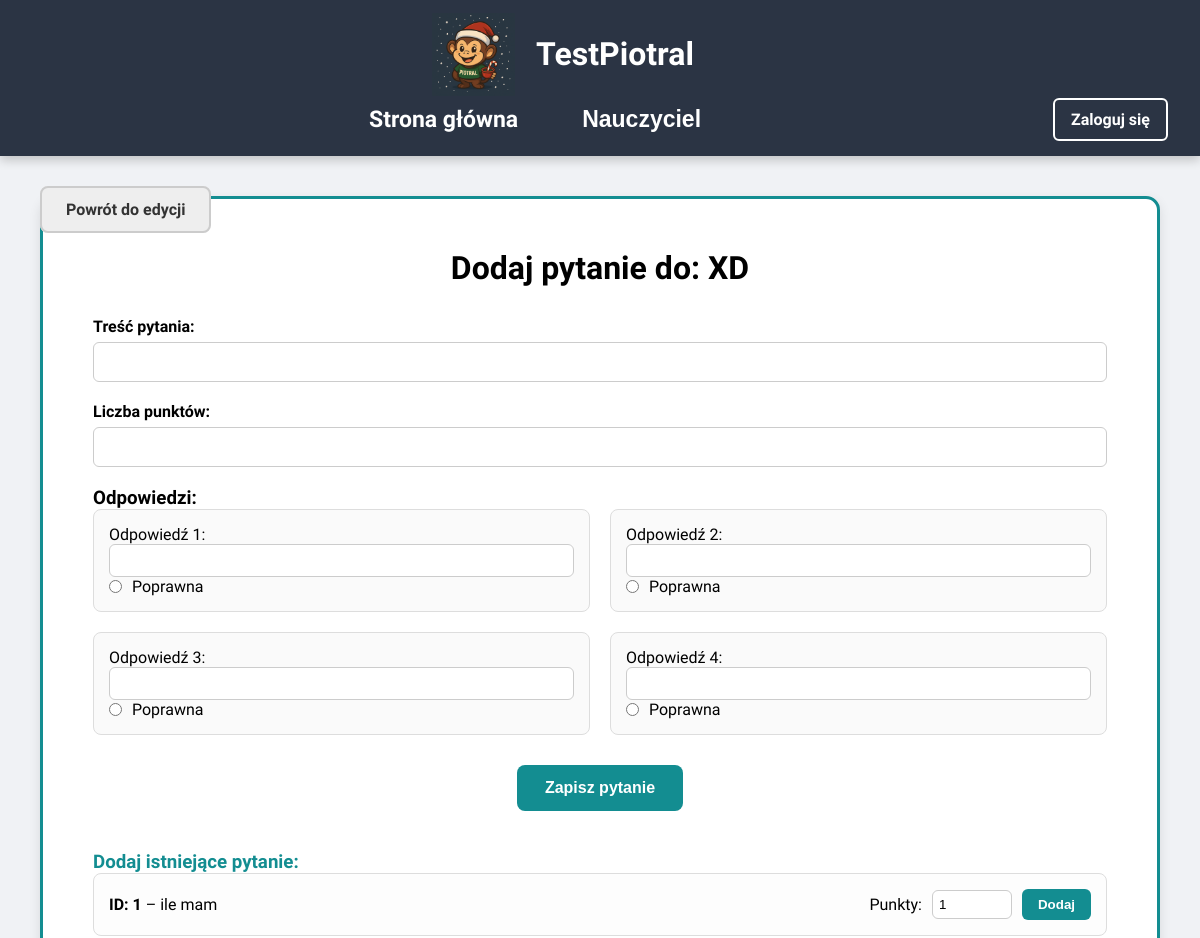
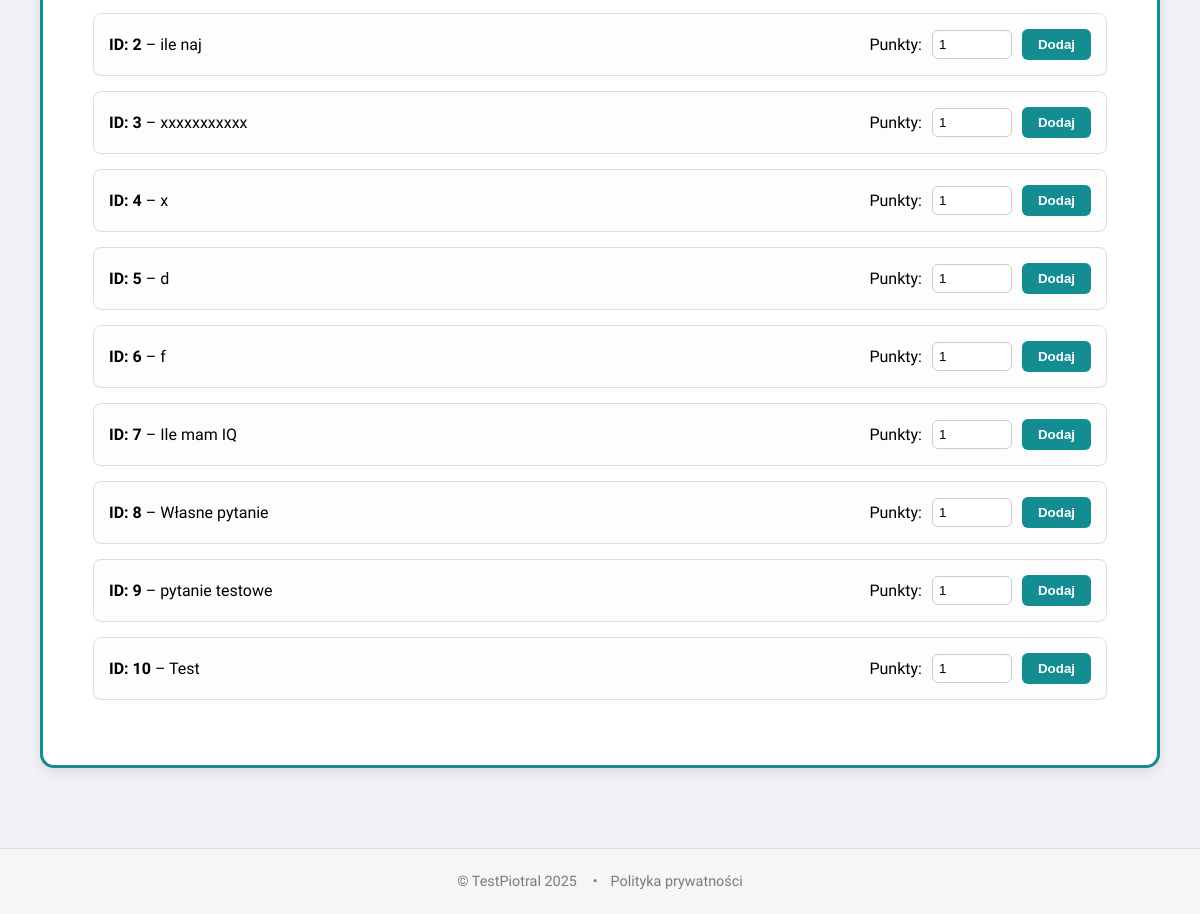
The app's page /teacher/tests/6/add_question with its own data (2 pictures, top to bottom).
### models.py (models this page shows, shortened)
class Test(db.Model):
    __tablename__ = 'tests'
    id = db.Column(db.Integer, primary_key=True, autoincrement=True)
    title = db.Column(db.String(100), nullable=False)
    description = db.Column(db.String, nullable=False)
    teacher_id = db.Column(db.Integer, db.ForeignKey('user_info.id'), nullable=False)
    teacher = db.relationship('UserInfo', backref='tests')
    subject_id = db.Column(db.Integer, db.ForeignKey('subjects.id'), nullable=False)
    subject = db.relationship('Subject', backref='tests')
    groups = db.relationship('Group', secondary='test_groups', backref='tests')

class Question(db.Model):
    __tablename__ = 'questions'
    id = db.Column(db.Integer, primary_key=True)
    text = db.Column(db.String, nullable=False)

### app.py (the view, shortened to what this page needs)
@app.route('/teacher/tests/<int:test_id>/add_question', methods=['GET', 'POST'])
def add_question_to_test(test_id):
    test = Test.query.get_or_404(test_id)
    existing_questions = Question.query.all()
    return render_template('add_question.html', test=test, existing_questions=existing_questions)

### templates/add_question.html (shortened to what this page needs)
{% extends "base.html" %}
{% set page_class = "teacher-page" %}
{% block head %}
  <link rel="stylesheet" href="{{ url_for('static', filename='css/teacher.css') }}">
  <link rel="stylesheet" href="{{ url_for('static', filename='css/style.css') }}">
{% endblock %}
{% block body %}
<div class="page-container">
  {% include "components/navbar.html" %}
  <div class="return-btn-wrapper">
    <a href="{{ url_for('edit_test', test_id=test.id) }}" class="back-btn">Powrót do edycji</a>
  </div>
  <div class="main-layout">
    <div class="panel">
      <h2>Dodaj pytanie do: {{ test.title }}</h2>
      <form method="post">
        <div class="form-group">
          <label>Treść pytania:</label>
          <input type="text" name="question_text" required>
        </div>
        <div class="form-group">
          <label>Liczba punktów:</label>
          <input type="number" name="points" min="1" required>
        </div>
        <h3>Odpowiedzi:</h3>
        <div class="answers-grid">
          {% for i in range(1,5) %}
          <div class="answer-card">
            <label>Odpowiedź {{ i }}:</label>
            <input type="text" name="answer_{{ i }}" style="width:100%;padding:8px;border:1px solid #ccc;border-radius:6px;">
            <label>
              <input type="radio" name="is_correct" value="{{ i }}"> Poprawna
            </label>
          </div>
          {% endfor %}
        </div>
        <div style="text-align:center;">
          <button type="submit" class="btn-submit">Zapisz pytanie</button>
        </div>
      </form>
      <div class="existing-section">
        <h3>Dodaj istniejące pytanie:</h3>
        {% for q in existing_questions %}
        <div class="existing-card">
          <div>
            <strong>ID: {{ q.id }}</strong> – {{ q.text }}
          </div>
          <form method="post">
            <label>Punkty:</label>
            <input type="number" name="points" value="1" min="1" required>
            <button type="submit">Dodaj</button>
          </form>
        </div>
        {% endfor %}
      </div>
    </div>
  </div>
</div>
<footer class="footer">
  <div class="footer-container">
    <p>© TestPiotral 2025</p>
    <ul class="footer-links"><li>•</li><li><a href="#">Polityka prywatności</a></li></ul>
  </div>
</footer>
{% endblock %}

### static/css/style.css (style rules this page uses)
* { margin: 0; padding: 0; box-sizing: border-box; }
.footer { background-color: #f6f6f6; padding: 1.5rem 2rem; font-size: 0.9rem; color: #7a7a7a; border-top: 1px solid #ddd; }
.footer-container { display: flex; justify-content: center; align-items: center; flex-wrap: wrap; gap: 1rem; }
.footer-links { display: flex; list-style: none; gap: 0.8rem; margin: 0; padding: 0; }
.footer-links a { text-decoration: none; color: #7a7a7a; transition: color 0.2s ease; }
body:not(.auth-page) { padding-top: 100px; }

### static/css/teacher.css (style rules this page uses)
* { margin: 0; padding: 0; box-sizing: border-box; }
.footer { background-color: #2b3444; color: white; text-align: center; padding: 1.5rem 1rem; width: 100%; font-size: 0.9rem; }
.footer-container { display: flex; justify-content: center; align-items: center; flex-wrap: wrap; gap: 1rem; }
.footer-links { display: flex; list-style: none; gap: 0.8rem; margin: 0; padding: 0; }
.footer-links a { text-decoration: none; color: #7a7a7a; transition: color 0.2s ease; }

### templates/base.html (style rules this page uses)
body { font-family: 'Segoe UI', Tahoma, Geneva, Verdana, sans-serif; margin: 0; padding: 0; box-sizing: border-box; background-color: #f5f7fa; }

### templates/add_question.html (style rules this page uses)
html, body { margin:0; padding:0; height:100%; }
.page-container { display:flex; flex-direction:column; min-height:100vh; background:#f0f2f5; position:relative; }
.return-btn-wrapper { position:absolute; top:100px; left:40px; z-index:10; }
.back-btn { background:#eeeeee; color:#333; padding:12px 24px; border-radius:8px; font-weight:bold; text-decoration:none; border:2px solid #ccc; transition:transform .2s, background .2s; }
.main-layout { flex:1; display:flex; justify-content:center; padding:6rem 40px 80px; }
.panel { width:100%; max-width:1200px; background:white; border:3px solid #138d91; border-radius:14px; box-shadow:0 4px 12px rgba(0,0,0,0.1); padding:50px; box-sizing:border-box; }
.panel h2 { font-size:32px; color:#000; text-align:center; margin-bottom:30px; font-weight:700; }
.form-group { margin-bottom:20px; }
.form-group label { display:block; font-weight:600; margin-bottom:6px; }
.form-group input[type="text"], .form-group input[type="number"], .form-group select { width:100%; padding:10px; font-size:16px; border:1px solid #ccc; border-radius:6px; box-sizing:border-box; }
.answers-grid { display:grid; grid-template-columns: repeat(2, 1fr); gap:20px; margin-bottom:30px; }
.answer-card { padding:15px; border:1px solid #ddd; border-radius:8px; background:#fafafa; transition:box-shadow .2s; }
.answer-card label { font-weight:500; display:flex; align-items:center; gap:10px; }
.btn-submit { background:#138d91; color:white; padding:14px 28px; border:none; border-radius:8px; font-size:16px; font-weight:bold; cursor:pointer; transition:background .2s, transform .1s; display:inline-block; }
.existing-section h3 { margin-top:40px; color:#138d91; }
.existing-card { border:1px solid #ddd; border-radius:8px; padding:15px; margin-bottom:15px; display:flex; justify-content:space-between; align-items:center; background:#fdfdfd; transition:box-shadow .2s; }
.existing-card form { display:flex; align-items:center; gap:10px; }
.existing-card input[type="number"] { width:80px; padding:6px; border:1px solid #ccc; border-radius:6px; }
.existing-card button { background:#138d91; color:white; border:none; padding:8px 16px; border-radius:6px; font-weight:bold; transition:background .2s; }
.footer { background:#f6f6f6; padding:1.5rem 2rem; font-size:0.9rem; color:#7a7a7a; border-top:1px solid #ddd; }
.footer-container { display:flex; justify-content:center; align-items:center; gap:1rem; }
.footer-links { display:flex; gap:0.8rem; list-style:none; margin:0; padding:0; }
.footer-links a { text-decoration:none; color:#7a7a7a; transition:color .2s; }

### records on screen
Test: title "XD"
Question: id "1", text "ile mam"
Question: id "2", text "ile naj"
Question: id "3", text "xxxxxxxxxxx"
Question: id "4", text "x"
Question: id "5", text "d"
Question: id "6", text "f"
Question: id "7", text "Ile mam IQ"
Question: id "8", text "Własne pytanie"
Question: id "9", text "pytanie testowe"
Question: id "10", text "Test"

### other values on screen
{{ i }} "1" "2" "3" "4"
